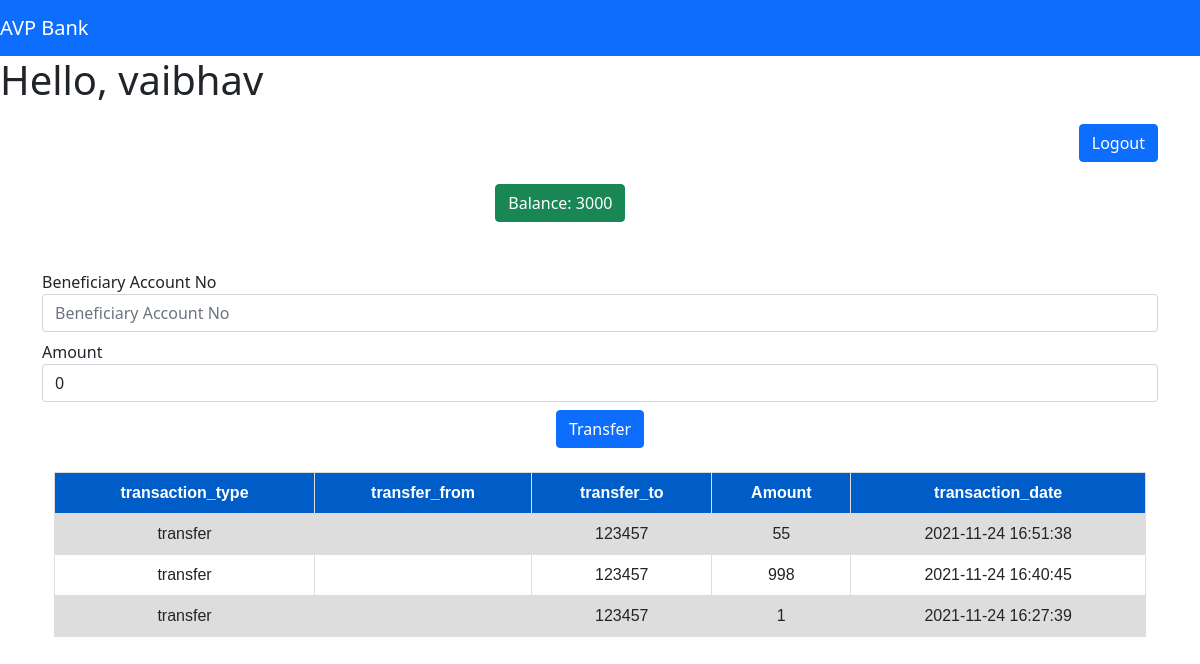
The app's page /user/ (signed in) with its own data.
### tables this page shows
CREATE TABLE `accounts` (
  `id` int(11) NOT NULL,
  `account_no` varchar(20) DEFAULT NULL,
  `email` varchar(100) DEFAULT NULL,
  `account_name` varchar(50) NOT NULL,
  `phone_no` varchar(20) DEFAULT NULL,
  `address` text DEFAULT NULL,
  `account_type` varchar(10) DEFAULT NULL,
  `password` varchar(100) DEFAULT NULL,
  `branch_id` varchar(20) DEFAULT NULL,
  `balance` int(11) DEFAULT NULL,
  `created_on` datetime DEFAULT NULL
);

CREATE TABLE `transactions` (
  `id` int(11) NOT NULL,
  `transaction_type` varchar(20) DEFAULT NULL,
  `transfer_from` varchar(20) DEFAULT NULL,
  `transfer_to` varchar(20) DEFAULT NULL,
  `amount` int(11) DEFAULT NULL,
  `transaction_date` datetime DEFAULT NULL
);

### user/index.php (the view, shortened to what this page needs)
<?php
include $_SERVER['DOCUMENT_ROOT'] . '/classes/page.php';
include $_SERVER['DOCUMENT_ROOT'] . '/db/db.php';
$page = new page();
?>
<!doctype html>
<html lang="en">
<head>
    <link href="https://cdn.jsdelivr.net/npm/bootstrap@5.1.3/dist/css/bootstrap.min.css" rel="stylesheet">
</head>
<body>
    <?php
    $page->nav();
    ?>
    <?php
    $id = $_SESSION['id'];
    $sql = "SELECT * FROM `accounts` WHERE `id`='$id'";
    $result = $conn->query($sql)->fetch_assoc();
    $transfer_from = $result['account_no'];
    echo "<h1>Hello, " . $result['account_name'] . "</h1>";
    ?>
    <div class="container" style="margin-top: 20px;">
        <a href="/logout/" class="btn btn-primary" style="float: right;">Logout</a>
        <center>
            <button type="button" class="btn btn-success" style="margin-top: 60px; margin-bottom:40px;">Balance: <?php echo $result['balance']; ?></button>
        </center>
        <form method="POST">
            <div class="form-group mt-2">
                <label for="exampleInputEmail1">Beneficiary Account No</label>
                <input type="number" name="account_no" class="form-control" id="exampleInputEmail1" aria-describedby="emailHelp" placeholder="Beneficiary Account No">
            </div>
            <div class="form-group mt-2">
                <label for="exampleInputPassword1">Amount</label>
                <input type="number" name="amount" value="0" class="form-control" id="exampleInputPassword1" placeholder="Amount">
            </div>
            <center>
                <button type="submit" name="transfer" class="btn btn-primary mt-2">Transfer</button>
            </center>
        </form>
        <div class="container" style="overflow: scroll;">
            <?php
            $sql = "SELECT * FROM `transactions` WHERE `transfer_from`='$transfer_from' OR `transfer_to`='$transfer_from' ORDER BY `id` DESC";
            $transactions = $conn->query($sql); ?>
            <table class="my-4">
                <tbody>
                    <tr>
                        <th class="text-center">transaction_type</th>
                        <th class="text-center">transfer_from</th>
                        <th class="text-center">transfer_to</th>
                        <th class="text-center">Amount</th>
                        <th class="text-center">transaction_date</th>
                    </tr>
                    <?php
                    while ($row = $transactions->fetch_assoc()) {
                        echo "<tr>";
                        echo '<td class="text-center">' . $row['transaction_type'] . '</td>';
                        if ($row['transfer_to'] == $transfer_from) {
                            echo '<td class="text-center">' . $row['transfer_from'] . '</td>';
                        } else {
                            echo '<td class="text-center"></td>';
                        }
                        if ($row['transfer_from'] == $transfer_from) {
                            echo '<td class="text-center">' . $row['transfer_to'] . '</td>';
                        } else {
                            echo '<td class="text-center"></td>';
                        }
                        echo '<td class="text-center">' . $row['amount'] . '</td>';
                        echo '<td class="text-center">' . $row['transaction_date'] . '</td>';
                        echo "</tr>";
                    }
                    ?>
                </tbody>
            </table>
        </div>
    </div>
</body>
</html>

### classes/page.php
<?php
class page
{
    function nav()
    {
        echo '
                <nav class="navbar navbar-expand-lg navbar-dark bg-primary">
                    <a class="navbar-brand" href="#">AVP Bank</a>
                    <button class="navbar-toggler" type="button" data-toggle="collapse" data-target="#navbarSupportedContent" aria-controls="navbarSupportedContent" aria-expanded="false" aria-label="Toggle navigation">
                        <span class="navbar-toggler-icon"></span>
                    </button>
                </nav>
';
    }
}

### user/index.php (style rules this page uses)
table { font-family: arial, sans-serif; border-collapse: collapse; width: 100%; }
td, th { border: 1px solid #dddddd; text-align: left; padding: 8px; }
th { background-color: #005cc7; color: white; }
tr:nth-child(even) { background-color: #dddddd; }

### records on screen
accounts: account_name "vaibhav", balance "3000"
transactions: transaction_type "transfer", transfer_to "123457", amount "55", transaction_date "2021-11-24 16:51:38"
transactions: transaction_type "transfer", transfer_to "123457", amount "998", transaction_date "2021-11-24 16:40:45"
transactions: transaction_type "transfer", transfer_to "123457", amount "1", transaction_date "2021-11-24 16:27:39"
